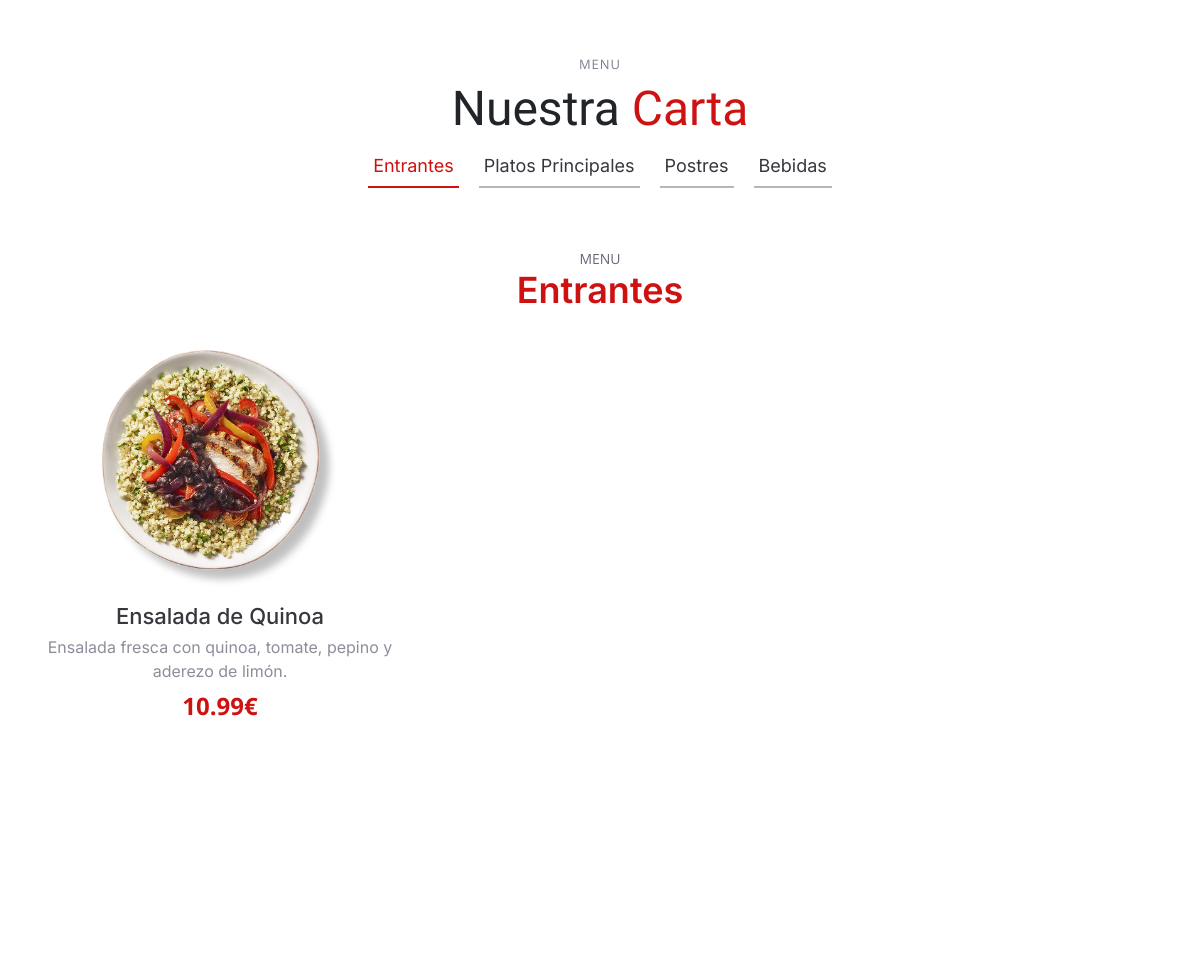
Before: / (middle part) with the older database file.
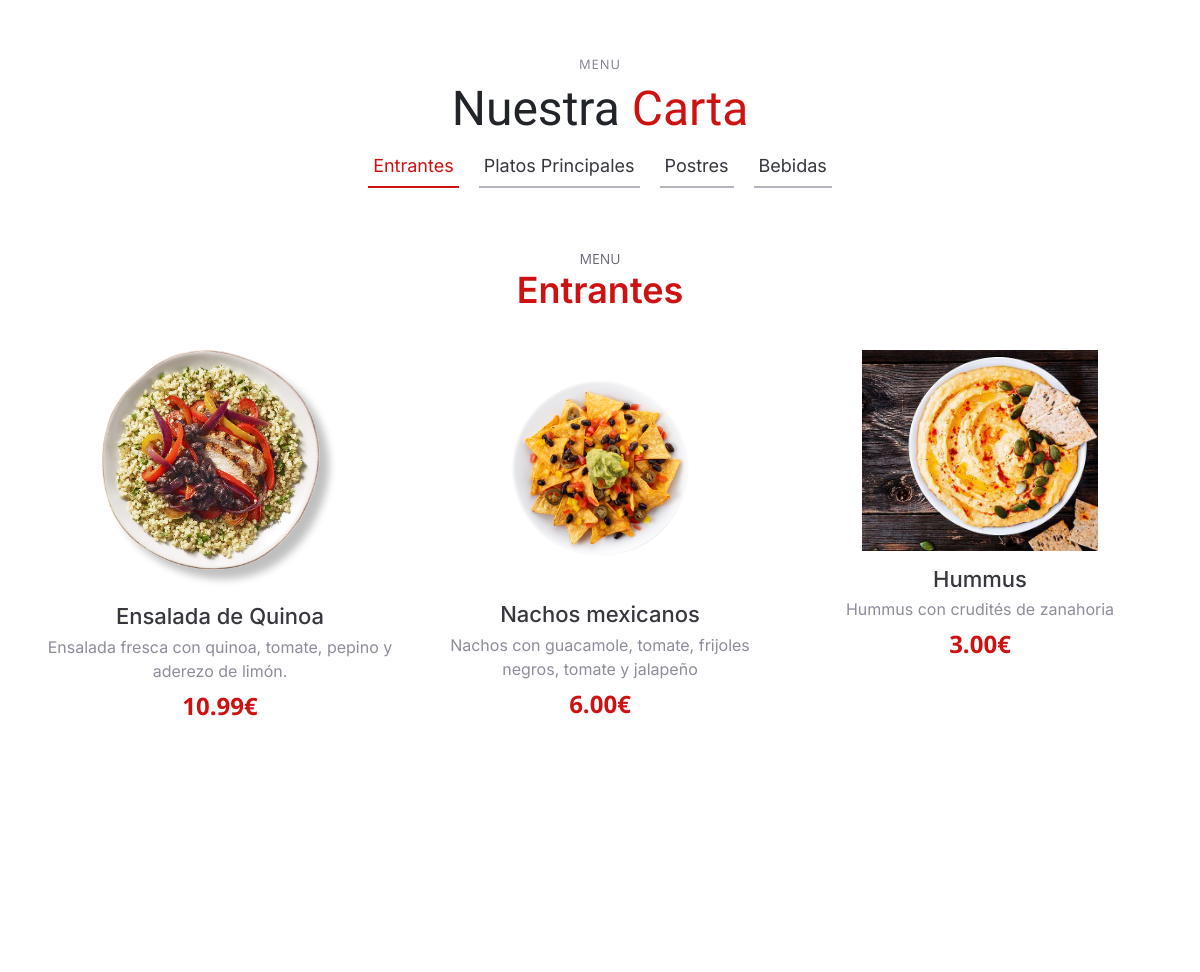
After: the same page with the newer database file.
### tables this page shows
CREATE TABLE `menu` (
  `id` int(11) NOT NULL,
  `name` varchar(255) DEFAULT NULL,
  `descrip` varchar(255) DEFAULT NULL,
  `category` varchar(255) NOT NULL,
  `price` decimal(10,2) DEFAULT NULL,
  `img` varchar(255) DEFAULT NULL,
  `state` int(11) NOT NULL
);

### consultas.php (called while the page is built, shortened)
<?php
function conectar()
{
    $conexion = mysqli_connect(DB_SERVER, DB_USERNAME, DB_PASSWORD, DB_NAME);
    return $conexion;
}
function listarMenuIndex()
{
    $conexion = conectar();
    $menuItems = array();
    if ($conexion != null) {
        $sql = "SELECT * FROM menu WHERE state = 1 ORDER BY id ASC";
        $consulta = mysqli_query($conexion, $sql);
        if (mysqli_num_rows($consulta) > 0) {
            while ($datos = mysqli_fetch_assoc($consulta)) {
                $menuItems[] = $datos;
            }
        }
    }
    return $menuItems;
}

### index.php (the view, shortened to what this page needs)
<?php
require_once ("consultas.php");
$menuItems = listarMenuIndex();
?>
<!DOCTYPE html>
<html lang="en">
<head>
  <link href="assets/vendor/bootstrap/css/bootstrap.min.css" rel="stylesheet">
  <link href="assets/vendor/bootstrap-icons/bootstrap-icons.css" rel="stylesheet">
  <link href="assets/vendor/aos/aos.css" rel="stylesheet">
  <link href="assets/vendor/glightbox/css/glightbox.min.css" rel="stylesheet">
  <link href="assets/vendor/swiper/swiper-bundle.min.css" rel="stylesheet">
  <link href="assets/css/main.css" rel="stylesheet">
</head>
<body>
  <main id="main">
    <section id="menu" class="menu">
      <div class="container" data-aos="fade-up">
        <div class="section-header">
          <h2>Menu</h2>
          <p>Nuestra <span>Carta</span></p>
          <ul class="nav nav-tabs d-flex justify-content-center" data-aos="fade-up" data-aos-delay="200">
            <li class="nav-item">
              <a class="nav-link active show" data-bs-toggle="tab" data-bs-target="#menu-starters">
                <h4>Entrantes</h4>
              </a>
            </li>
            <li class="nav-item">
              <a class="nav-link" data-bs-toggle="tab" data-bs-target="#menu-main">
                <h4>Platos Principales</h4>
              </a>
            </li>
            <li class="nav-item">
              <a class="nav-link" data-bs-toggle="tab" data-bs-target="#menu-desserts">
                <h4>Postres</h4>
              </a>
            </li>
            <li class="nav-item">
              <a class="nav-link" data-bs-toggle="tab" data-bs-target="#menu-drinks">
                <h4>Bebidas</h4>
              </a>
            </li>
          </ul>
        </div>
        <div class="tab-content" data-aos="fade-up" data-aos-delay="300">
          <div class="tab-pane fade active show" id="menu-starters">
            <div class="tab-header text-center">
              <p>Menu</p>
              <h3>Entrantes</h3>
            </div>
            <div class="row gy-5">
              <?php
              foreach ($menuItems as $item) {
                if ($item['category'] === 'Entrante') {
                  echo '<div class="col-lg-4 menu-item">';
                  echo '<a href="' . $item["img"] . '" class="glightbox"><img src="' . $item["img"] . '" class="menu-img img-fluid" alt=""></a>';
                  echo '<h4>' . $item["name"] . '</h4>';
                  echo '<p class="ingredients">' . $item["descrip"] . '</p>';
                  echo '<p class="price">' . $item["price"] . '€</p>';
                  echo '</div>';
                }
              }
              ?>
            </div>
          </div>
        </div>
      </div>
    </section>
  </main>
  <section id="reserva" class="sample-page">
      <div class="container" data-aos="fade-up">
        <section id="book-a-table" class="book-a-table">
        </section>
      </div>
    </section>
</body>
</html>

### assets/css/main.css (style rules this page uses)
:root { --font-default: "Open Sans", system-ui, -apple-system, "Segoe UI", Roboto, "Helvetica Neue", Arial, "Noto Sans", "Liberation Sans", sans-serif, "Apple Color Emoji", "Segoe UI Emoji", "Segoe UI Symbol", "Noto Color Emoji"; --font-primary: "Amatic SC", sans-serif; --font-secondary: "Inter", sans-serif; }
:root { --color-default: #212529; --color-primary: #ce1212; --color-secondary: #37373f; }
:root { scroll-behavior: smooth; }
body { font-family: var(--font-default); color: var(--color-default); }
a { color: var(--color-primary); text-decoration: none; }
h1, h2, h3, h4, h5, h6 { font-family: var(--font-secondary); }
section { overflow: hidden; padding: 80px 0; scroll-margin-top: 90px; overflow: clip; }
.section-header { text-align: center; padding-bottom: 30px; }
.section-header h2 { font-size: 13px; letter-spacing: 1px; font-weight: 400; margin: 0; padding: 0; color: #7f7f90; text-transform: uppercase; font-family: var(--font-default); }
.section-header p { margin: 0; font-size: 48px; font-weight: 400; font-family: var(--font-primary); }
.section-header p span { color: var(--color-primary); }
.menu .nav-tabs { border: 0; }
.menu .nav-link { margin: 0 10px; padding: 10px 5px; transition: 0.3s; color: var(--color-secondary); border-radius: 0; cursor: pointer; height: 100%; border: 0; border-bottom: 2px solid #b6b6bf; }
.menu .nav-link h4 { font-size: 18px; font-weight: 400; margin: 0; font-family: var(--font-secondary); }
.menu .nav-link.active { color: var(--color-primary); border-color: var(--color-primary); }
.menu .tab-content .tab-header { padding: 30px 0; }
.menu .tab-content .tab-header p { font-size: 14px; text-transform: uppercase; color: #676775; margin-bottom: 0; }
.menu .tab-content .tab-header h3 { font-size: 36px; font-weight: 600; color: var(--color-primary); }
.menu .tab-content .menu-item { -moz-text-align-last: center; text-align-last: center; }
.menu .tab-content .menu-item .menu-img { padding: 0 60px; margin-bottom: 15px; }
.menu .tab-content .menu-item h4 { font-size: 22px; font-weight: 500; color: var(--color-secondary); font-family: var(--font-secondary); font-weight: 30px; margin-bottom: 5px; }
.menu .tab-content .menu-item .ingredients { font-family: var(--font-secondary); color: #8d8d9b; margin-bottom: 5px; }
.menu .tab-content .menu-item .price { font-size: 24px; font-weight: 700; color: var(--color-primary); }

### index.php (style rules this page uses)
.menu-item { text-align: center; }

Changed rows visible on the page:
added menu: img (picture), name "Nachos mexicanos", descrip "Nachos con guacamole, tomate, frijoles negros, tomate y jalapeño", price "6.00"
added menu: img (picture), name "Hummus", descrip "Hummus con crudités de zanahoria", price "3.00"
